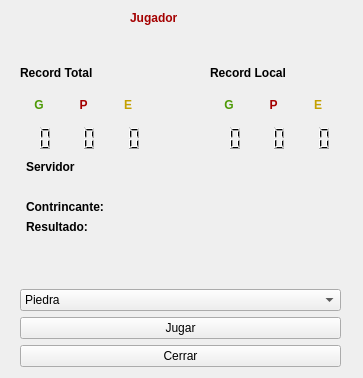
<?xml version="1.0" encoding="UTF-8"?>
<ui version="4.0">
 <class>Form</class>
 <widget class="QWidget" name="Form">
  <property name="geometry">
   <rect>
    <x>0</x>
    <y>0</y>
    <width>363</width>
    <height>378</height>
   </rect>
  </property>
  <property name="windowTitle">
   <string>Equipo 5</string>
  </property>
  <widget class="QWidget" name="verticalLayoutWidget">
   <property name="geometry">
    <rect>
     <x>20</x>
     <y>160</y>
     <width>321</width>
     <height>207</height>
    </rect>
   </property>
   <layout class="QVBoxLayout" name="verticalLayout">
    <item>
     <layout class="QFormLayout" name="formLayout">
      <item row="1" column="1">
       <widget class="QLabel" name="LMS">
        <property name="text">
         <string>&lt;html&gt;&lt;head/&gt;&lt;body&gt;&lt;p&gt;&lt;span style=&quot; font-weight:600;&quot;&gt;Servidor&lt;/span&gt;&lt;/p&gt;&lt;/body&gt;&lt;/html&gt;</string>
        </property>
        <property name="textFormat">
         <enum>Qt::AutoText</enum>
        </property>
        <property name="wordWrap">
         <bool>false</bool>
        </property>
        <property name="margin">
         <number>0</number>
        </property>
       </widget>
      </item>
      <item row="2" column="1">
       <widget class="QLabel" name="LMensajeServidor">
        <property name="text">
         <string/>
        </property>
       </widget>
      </item>
      <item row="3" column="1">
       <layout class="QHBoxLayout" name="horizontalLayout_2">
        <item>
         <widget class="QLabel" name="LResultado">
          <property name="text">
           <string>&lt;html&gt;&lt;head/&gt;&lt;body&gt;&lt;p&gt;&lt;span style=&quot; font-weight:600;&quot;&gt;Contrincante:&lt;/span&gt;&lt;/p&gt;&lt;/body&gt;&lt;/html&gt;</string>
          </property>
         </widget>
        </item>
        <item>
         <widget class="QLabel" name="LMensajeJuego">
          <property name="text">
           <string/>
          </property>
         </widget>
        </item>
       </layout>
      </item>
      <item row="4" column="1">
       <layout class="QHBoxLayout" name="horizontalLayout_4">
        <item>
         <widget class="QLabel" name="LRes">
          <property name="text">
           <string>&lt;html&gt;&lt;head/&gt;&lt;body&gt;&lt;p&gt;&lt;span style=&quot; font-weight:600;&quot;&gt;Resultado:&lt;/span&gt;&lt;/p&gt;&lt;/body&gt;&lt;/html&gt;</string>
          </property>
         </widget>
        </item>
        <item>
         <widget class="QLabel" name="LRespuestaJugador">
          <property name="text">
           <string/>
          </property>
         </widget>
        </item>
       </layout>
      </item>
     </layout>
    </item>
    <item>
     <widget class="QComboBox" name="Seleccion">
      <item>
       <property name="text">
        <string>Piedra</string>
       </property>
      </item>
      <item>
       <property name="text">
        <string>Papel</string>
       </property>
      </item>
      <item>
       <property name="text">
        <string>Tijera</string>
       </property>
      </item>
     </widget>
    </item>
    <item>
     <widget class="QPushButton" name="BJugar">
      <property name="text">
       <string>Jugar</string>
      </property>
     </widget>
    </item>
    <item>
     <widget class="QPushButton" name="BCerrar">
      <property name="text">
       <string>Cerrar</string>
      </property>
     </widget>
    </item>
   </layout>
  </widget>
  <widget class="QWidget" name="verticalLayoutWidget_2">
   <property name="geometry">
    <rect>
     <x>20</x>
     <y>60</y>
     <width>127</width>
     <height>91</height>
    </rect>
   </property>
   <layout class="QVBoxLayout" name="verticalLayout_2">
    <item>
     <widget class="QLabel" name="RecTotal">
      <property name="text">
       <string>&lt;html&gt;&lt;head/&gt;&lt;body&gt;&lt;p&gt;&lt;span style=&quot; font-weight:600;&quot;&gt;Record Total&lt;/span&gt;&lt;/p&gt;&lt;/body&gt;&lt;/html&gt;</string>
      </property>
     </widget>
    </item>
    <item>
     <layout class="QHBoxLayout" name="marcaContadores">
      <item>
       <widget class="QLabel" name="LGT">
        <property name="text">
         <string>&lt;html&gt;&lt;head/&gt;&lt;body&gt;&lt;p align=&quot;center&quot;&gt;&lt;span style=&quot; font-weight:600; color:#4e9a06;&quot;&gt;G&lt;/span&gt;&lt;/p&gt;&lt;/body&gt;&lt;/html&gt;</string>
        </property>
       </widget>
      </item>
      <item>
       <widget class="QLabel" name="LPT">
        <property name="text">
         <string>&lt;html&gt;&lt;head/&gt;&lt;body&gt;&lt;p align=&quot;center&quot;&gt;&lt;span style=&quot; font-weight:600; color:#a40000;&quot;&gt;P&lt;/span&gt;&lt;/p&gt;&lt;/body&gt;&lt;/html&gt;</string>
        </property>
       </widget>
      </item>
      <item>
       <widget class="QLabel" name="LET">
        <property name="text">
         <string>&lt;html&gt;&lt;head/&gt;&lt;body&gt;&lt;p align=&quot;center&quot;&gt;&lt;span style=&quot; font-weight:600; color:#c4a000;&quot;&gt;E&lt;/span&gt;&lt;/p&gt;&lt;/body&gt;&lt;/html&gt;</string>
        </property>
       </widget>
      </item>
     </layout>
    </item>
    <item>
     <layout class="QHBoxLayout" name="contadores">
      <item>
       <widget class="QLCDNumber" name="ganadosT">
        <property name="frameShape">
         <enum>QFrame::NoFrame</enum>
        </property>
        <property name="frameShadow">
         <enum>QFrame::Plain</enum>
        </property>
        <property name="digitCount">
         <number>2</number>
        </property>
       </widget>
      </item>
      <item>
       <widget class="QLCDNumber" name="perdidosT">
        <property name="frameShape">
         <enum>QFrame::NoFrame</enum>
        </property>
        <property name="frameShadow">
         <enum>QFrame::Plain</enum>
        </property>
        <property name="digitCount">
         <number>2</number>
        </property>
       </widget>
      </item>
      <item>
       <widget class="QLCDNumber" name="empatadosT">
        <property name="frameShape">
         <enum>QFrame::NoFrame</enum>
        </property>
        <property name="frameShadow">
         <enum>QFrame::Plain</enum>
        </property>
        <property name="digitCount">
         <number>2</number>
        </property>
       </widget>
      </item>
     </layout>
    </item>
   </layout>
  </widget>
  <widget class="QWidget" name="verticalLayoutWidget_3">
   <property name="geometry">
    <rect>
     <x>210</x>
     <y>60</y>
     <width>127</width>
     <height>91</height>
    </rect>
   </property>
   <layout class="QVBoxLayout" name="verticalLayout_3">
    <item>
     <widget class="QLabel" name="RecLocal">
      <property name="text">
       <string>&lt;html&gt;&lt;head/&gt;&lt;body&gt;&lt;p&gt;&lt;span style=&quot; font-weight:600;&quot;&gt;Record Local&lt;/span&gt;&lt;/p&gt;&lt;/body&gt;&lt;/html&gt;</string>
      </property>
     </widget>
    </item>
    <item>
     <layout class="QHBoxLayout" name="marcaContadores_2">
      <item>
       <widget class="QLabel" name="LGL">
        <property name="text">
         <string>&lt;html&gt;&lt;head/&gt;&lt;body&gt;&lt;p align=&quot;center&quot;&gt;&lt;span style=&quot; font-weight:600; color:#4e9a06;&quot;&gt;G&lt;/span&gt;&lt;/p&gt;&lt;/body&gt;&lt;/html&gt;</string>
        </property>
       </widget>
      </item>
      <item>
       <widget class="QLabel" name="LPL">
        <property name="text">
         <string>&lt;html&gt;&lt;head/&gt;&lt;body&gt;&lt;p align=&quot;center&quot;&gt;&lt;span style=&quot; font-weight:600; color:#a40000;&quot;&gt;P&lt;/span&gt;&lt;/p&gt;&lt;/body&gt;&lt;/html&gt;</string>
        </property>
       </widget>
      </item>
      <item>
       <widget class="QLabel" name="LEL">
        <property name="text">
         <string>&lt;html&gt;&lt;head/&gt;&lt;body&gt;&lt;p align=&quot;center&quot;&gt;&lt;span style=&quot; font-weight:600; color:#c4a000;&quot;&gt;E&lt;/span&gt;&lt;/p&gt;&lt;/body&gt;&lt;/html&gt;</string>
        </property>
       </widget>
      </item>
     </layout>
    </item>
    <item>
     <layout class="QHBoxLayout" name="contadores_2">
      <item>
       <widget class="QLCDNumber" name="ganadosL">
        <property name="frameShape">
         <enum>QFrame::NoFrame</enum>
        </property>
        <property name="frameShadow">
         <enum>QFrame::Plain</enum>
        </property>
        <property name="digitCount">
         <number>2</number>
        </property>
       </widget>
      </item>
      <item>
       <widget class="QLCDNumber" name="perdidosL">
        <property name="frameShape">
         <enum>QFrame::NoFrame</enum>
        </property>
        <property name="frameShadow">
         <enum>QFrame::Plain</enum>
        </property>
        <property name="digitCount">
         <number>2</number>
        </property>
       </widget>
      </item>
      <item>
       <widget class="QLCDNumber" name="empatadosL">
        <property name="frameShape">
         <enum>QFrame::NoFrame</enum>
        </property>
        <property name="frameShadow">
         <enum>QFrame::Plain</enum>
        </property>
        <property name="digitCount">
         <number>2</number>
        </property>
       </widget>
      </item>
     </layout>
    </item>
   </layout>
  </widget>
  <widget class="QLabel" name="LJugador">
   <property name="geometry">
    <rect>
     <x>130</x>
     <y>10</y>
     <width>91</width>
     <height>17</height>
    </rect>
   </property>
   <property name="text">
    <string>&lt;html&gt;&lt;head/&gt;&lt;body&gt;&lt;p&gt;&lt;span style=&quot; font-weight:600; color:#a40000;&quot;&gt;Jugador&lt;/span&gt;&lt;/p&gt;&lt;/body&gt;&lt;/html&gt;</string>
   </property>
  </widget>
  <widget class="QLabel" name="opcion">
   <property name="geometry">
    <rect>
     <x>20</x>
     <y>10</y>
     <width>67</width>
     <height>17</height>
    </rect>
   </property>
   <property name="styleSheet">
    <string notr="true">color: rgba(191, 64, 64, 0);</string>
   </property>
   <property name="text">
    <string>TextLabel</string>
   </property>
  </widget>
 </widget>
 <resources/>
 <connections/>
</ui>
